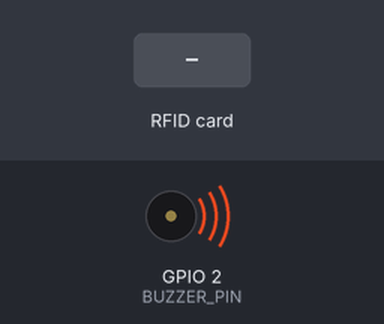
Bench run of a sketch on a simulated ESP32. On the bench: buzzer (waves = sounding). Inputs (shaded band) come from the test bench. WiFi joins after 1.5 s; servers stay silent unless stated; uploads are accepted with an empty reply; what the sketch prints to the serial monitor is not drawn.

Above: at 1.7 s.
At 3.7 s:
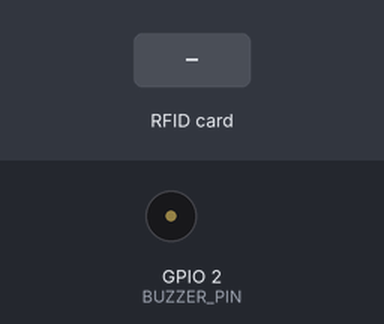
3.8 s: RFID card 5E 7A 19 C4 held to the reader
Timing chart, 0 to 6.8 s (numbered marks = the images above; inputs shaded):
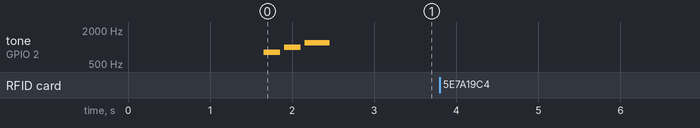

The sketch:

presesnsi_Rfid.ino
```cpp
/*
 * ESP32 Attendance System dengan RFID RC522 Dan FACE RECOGNITION OV2640
 *
 * Wiring:
 * RFID RC522:
 * - SDA (SS)  -> GPIO 5
 * - SCK       -> GPIO 18
 * - MOSI      -> GPIO 23
 * - MISO      -> GPIO 19
 * - IRQ       -> Not connected
 * - GND       -> GND
 * - RST       -> GPIO 22
 * - 3.3V      -> 3.3V
 *
 * Buzzer:
 * - Positif   -> GPIO 2
 * - Negatif   -> GND
 *
 * LED Indikator (Opsional):
 * - LED Hijau -> GPIO 25 (Success)
 * - LED Merah -> GPIO 26 (Error)
 */

#include <WiFi.h>
#include <HTTPClient.h>
#include <ArduinoJson.h>
#include <SPI.h>
#include <MFRC522.h>

// Pin definitions
#define SS_PIN 5
#define RST_PIN 22
#define BUZZER_PIN 2

// WiFi credentials
const char* ssid = "4737";
const char* password = "1sampai6";

// Server configuration
const char* serverURL = "http://10.110.171.150:8080/api/attendance/tap";
const String deviceId = "ESP32_001"; // Unique device identifier


// RFID setup
MFRC522 mfrc522(SS_PIN, RST_PIN);

// Variables
unsigned long lastCardReadTime = 0;
const unsigned long CARD_READ_DELAY = 2000; // 2 seconds delay between reads
String lastCardUID = "";

void setup() {
  Serial.begin(115200);

  // Initialize pins
  pinMode(BUZZER_PIN, OUTPUT);

  // Initialize SPI and RFID
  SPI.begin(18, 19, 23, SS_PIN);
  delay(50);
  mfrc522.PCD_Init();
  delay(50);

  // Initialize WiFi
  setupWiFi();

  Serial.println("ESP32 Attendance System Ready!");
  Serial.println("Place RFID card near reader...");

  // Startup beep
  playStartupBeep();
}

void loop() {
  // Check WiFi connection
  if (WiFi.status() != WL_CONNECTED) {
    Serial.println("WiFi disconnected, reconnecting...");
    setupWiFi();
    return;
  }

  // Check for RFID card
  if (mfrc522.PICC_IsNewCardPresent() && mfrc522.PICC_ReadCardSerial()) {
    String cardUID = getCardUID();

    // Prevent multiple reads of same card within delay period
    if (millis() - lastCardReadTime > CARD_READ_DELAY || cardUID != lastCardUID) {
      Serial.println("Card detected: " + cardUID);

      // Send to server
      sendAttendanceData(cardUID);

      lastCardReadTime = millis();
      lastCardUID = cardUID;
    }

    // Stop reading
    mfrc522.PICC_HaltA();
    mfrc522.PCD_StopCrypto1();
  }

  delay(100);
}

void setupWiFi() {
  WiFi.begin(ssid, password);
  Serial.print("Connecting to WiFi");

  int attempts = 0;
  while (WiFi.status() != WL_CONNECTED && attempts < 20) {
    delay(500);
    Serial.print(".");
    attempts++;
  }

  if (WiFi.status() == WL_CONNECTED) {
    Serial.println();
    Serial.println("WiFi connected!");
    Serial.print("IP address: ");
    Serial.println(WiFi.localIP());

  } else {
    Serial.println();
    Serial.println("WiFi connection failed!");

  }
}

String getCardUID() {
  String uid = "";
  for (byte i = 0; i < mfrc522.uid.size; i++) {
    uid += String(mfrc522.uid.uidByte[i], HEX);
  }
  uid.toUpperCase();
  return uid;
}

void sendAttendanceData(String rfidUID) {
  if (WiFi.status() == WL_CONNECTED) {
    HTTPClient http;
    http.begin(serverURL);
    http.addHeader("Content-Type", "application/json");
    http.setTimeout(5000); // 5 detik
    // Create JSON payload
    DynamicJsonDocument doc(1024);
    doc["rfid_uid"] = rfidUID;
    doc["device_id"] = deviceId;
    doc["timestamp"] = millis();

    String jsonString;
    serializeJson(doc, jsonString);

    Serial.println("Sending data: " + jsonString);

    int httpResponseCode = http.POST(jsonString);

    if (httpResponseCode > 0) {
      String response = http.getString();
      Serial.println("HTTP Response: " + response);

      // Parse response
      DynamicJsonDocument responseDoc(1024);
      deserializeJson(responseDoc, response);

      bool success = responseDoc["success"];
      String message = responseDoc["message"];
      String buzzerType = responseDoc["buzzer"];

      Serial.println("Message: " + message);

      // Handle buzzer and LED feedback
      handleFeedback(success, buzzerType);

    } else {
      Serial.println("HTTP Error: " + String(httpResponseCode));
      playErrorBeep();

    }

    http.end();
  } else {
    Serial.println("WiFi not connected");
    playErrorBeep();

  }
}

void handleFeedback(bool success, String buzzerType) {
  if (buzzerType == "success") {
    playSuccessBeep();

  } else if (buzzerType == "warning") {
    playWarningBeep();

  } else if (buzzerType == "error") {
    playErrorBeep();

  }
}

// Buzzer functions
void playSuccessBeep() {
  // Double short beep for success
  tone(BUZZER_PIN, 1000, 200);
  delay(250);
  tone(BUZZER_PIN, 1200, 200);
  delay(300);
}

void playWarningBeep() {
  // Single long beep for warning
  tone(BUZZER_PIN, 800, 500);
  delay(600);
}

void playErrorBeep() {
  // Triple short beep for error
  for (int i = 0; i < 3; i++) {
    tone(BUZZER_PIN, 500, 150);
    delay(200);
  }
}

void playStartupBeep() {
  // Ascending tone for startup
  tone(BUZZER_PIN, 800, 200);
  delay(250);
  tone(BUZZER_PIN, 1000, 200);
  delay(250);
  tone(BUZZER_PIN, 1200, 300);
  delay(400);
}

// LED functions
void blinkLED(int pin, int times) {
  for (int i = 0; i < times; i++) {
    digitalWrite(pin, HIGH);
    delay(200);
    digitalWrite(pin, LOW);
    delay(200);
  }
}

// Utility function untuk debug
void printWiFiStatus() {
  Serial.print("WiFi Status: ");
  Serial.println(WiFi.status());
  Serial.print("IP Address: ");
  Serial.println(WiFi.localIP());
  Serial.print("Signal Strength: ");
  Serial.println(WiFi.RSSI());
}
```

Measured:
- after the input at 3.8 s, every drawn part: stays the same
